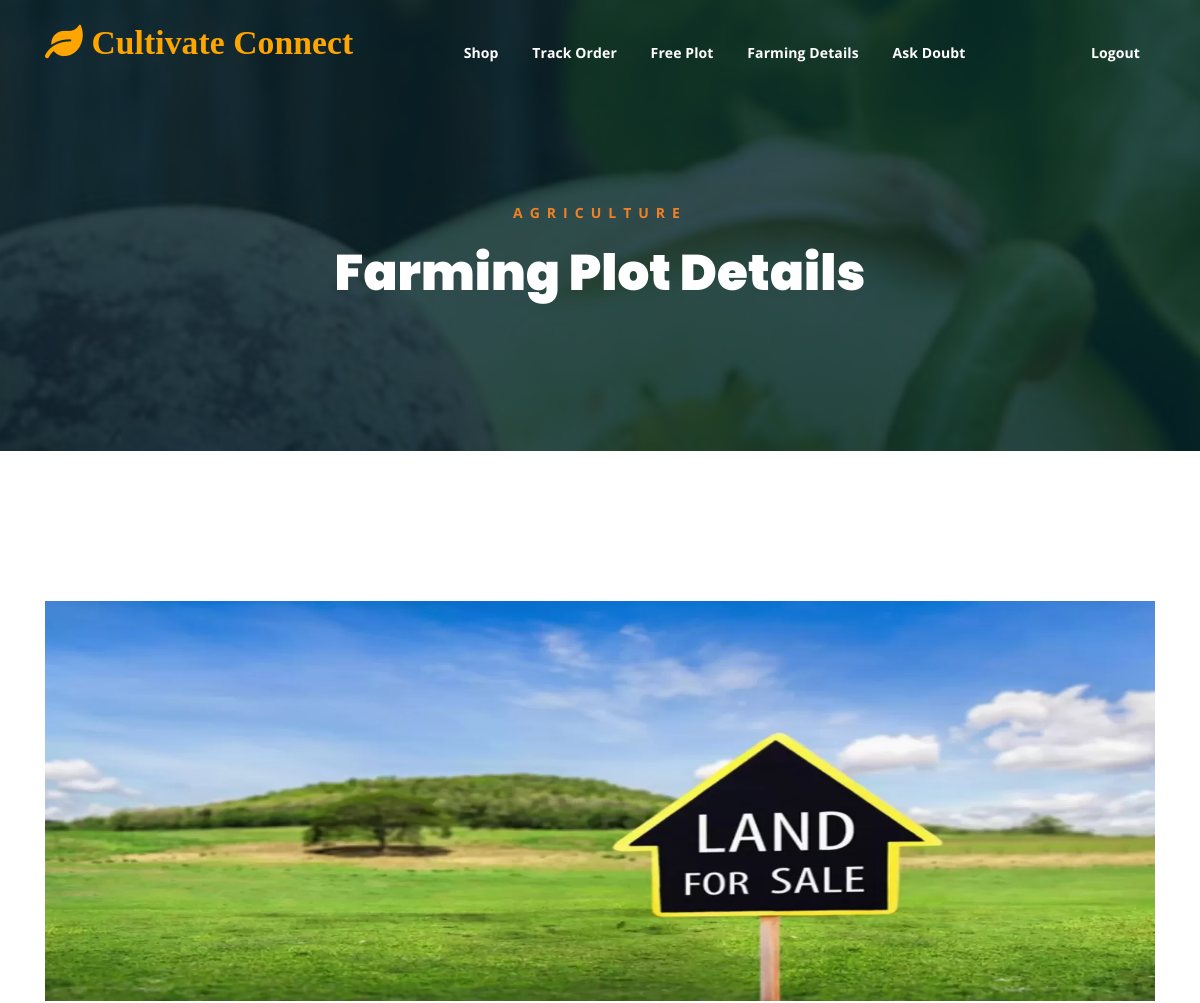
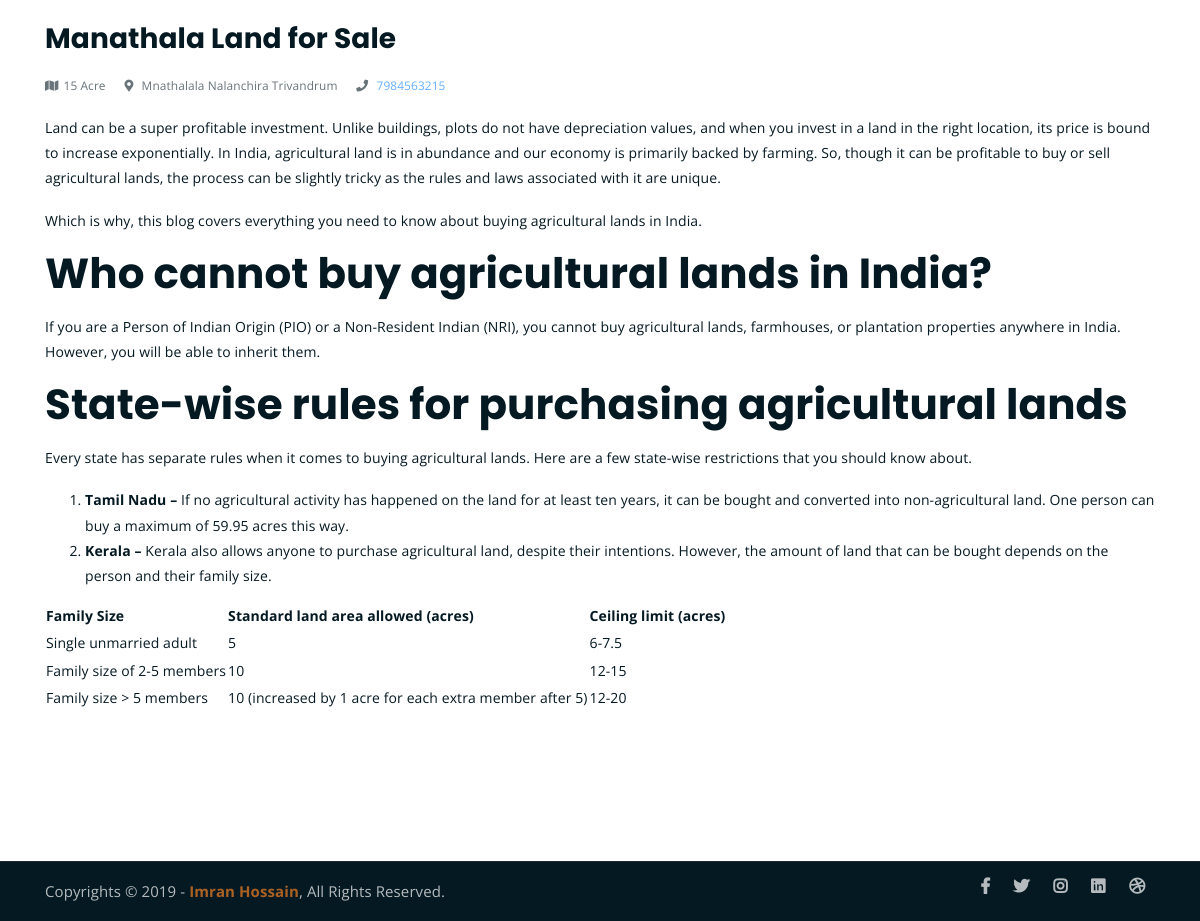
The app's page /user/plot_dt_1.php?mid=1 (signed in) with its own data (2 pictures, top to bottom).
### tables this page shows
CREATE TABLE IF NOT EXISTS `plot` (
  `id` int(11) NOT NULL AUTO_INCREMENT,
  `tit` varchar(150) NOT NULL,
  `ar` varchar(150) NOT NULL,
  `addr` text NOT NULL,
  `desc` text NOT NULL,
  `ph` varchar(150) NOT NULL,
  `oid` varchar(150) NOT NULL,
  `cont` varchar(150) NOT NULL,
  `dis` varchar(150) NOT NULL,
  `st` int(11) NOT NULL,
  PRIMARY KEY (`id`)
);

### user/plot_dt_1.php (the view, shortened to what this page needs)
<?php
include '../connection.php';
$mid=$_GET['mid'];
$sel=mysqli_query($dbcon,"select * from plot where id='$mid'");
    $r=mysqli_fetch_row($sel);
?>
<!DOCTYPE html>
<html lang="en">
<head>
	<link rel="stylesheet" href="../temp/assets/css/all.min.css">
	<link rel="stylesheet" href="../temp/assets/bootstrap/css/bootstrap.min.css">
	<link rel="stylesheet" href="../temp/assets/css/owl.carousel.css">
	<link rel="stylesheet" href="../temp/assets/css/magnific-popup.css">
	<link rel="stylesheet" href="../temp/assets/css/animate.css">
	<link rel="stylesheet" href="../temp/assets/css/meanmenu.min.css">
	<link rel="stylesheet" href="../temp/assets/css/main.css">
	<link rel="stylesheet" href="../temp/assets/css/responsive.css">
</head>
<body>
	<?php
        include 'menu.php';
        ?>
	<div class="breadcrumb-section breadcrumb-bg">
		<div class="container">
			<div class="row">
				<div class="col-lg-8 offset-lg-2 text-center">
					<div class="breadcrumb-text">
						<p>Agriculture</p>
						<h1>Farming Plot Details</h1>
					</div>
				</div>
			</div>
		</div>
	</div>
	<div class="mt-150 mb-150">
		<div class="container">
                    <div class="row">
                        <div class="col-lg-12">
                            <img style="width: 100%;height: 400px" src="../img5/<?php echo $r[5] ?>">
                            <br/><br/>
                            <h3><?php echo $r[1] ?></h3>
                            <p class="blog-meta">
								<span class="author"><i class="fas fa-map"></i><?php echo $r[2] ?></span>
                                                                <span class="author"><i class="fas fa-map-marker-alt"></i> <?php echo $r[3] ?></span>
								<span class="author"><i class="fas fa-phone"></i><a href="tel:<?php echo $r[7] ?>"> <?php echo $r[7] ?></a></span>
                            </p>
                                                        <?php echo $r[4] ?>
                        </div>
                    </div>
		</div>
	</div>
	<div class="copyright">
		<div class="container">
			<div class="row">
				<div class="col-lg-6 col-md-12">
					<p>Copyrights &copy; 2019 - <a href="../temp/https://imransdesign.com/">Imran Hossain</a>,  All Rights Reserved.</p>
				</div>
				<div class="col-lg-6 text-right col-md-12">
					<div class="social-icons">
						<ul>
							<li><a href="../temp/#" target="_blank"><i class="fab fa-facebook-f"></i></a></li>
							<li><a href="../temp/#" target="_blank"><i class="fab fa-twitter"></i></a></li>
							<li><a href="../temp/#" target="_blank"><i class="fab fa-instagram"></i></a></li>
							<li><a href="../temp/#" target="_blank"><i class="fab fa-linkedin"></i></a></li>
							<li><a href="../temp/#" target="_blank"><i class="fab fa-dribbble"></i></a></li>
						</ul>
					</div>
				</div>
			</div>
		</div>
	</div>
</body>
</html>

### temp/assets/css/main.css (style rules this page uses)
html { font-size: 14px; font-weight: 400; line-height: 28px; height: 100%; }
body { font-family: "Open Sans", sans-serif; font-weight: 400; font-size: 1rem; letter-spacing: 0.1px; line-height: 1.8; color: #051922; overflow-x: hidden; }
body img { max-width: 100%; }
a { cursor: pointer; text-decoration: none; -webkit-transition: all 0.2s ease-in-out; -o-transition: all 0.2s ease-in-out; transition: all 0.2s ease-in-out; }
h1, .h1, h2, .h2, h3, .h3, h4, .h4, h5, .h5, h6, .h6 { font-family: "Poppins", sans-serif; font-weight: 700; margin: 0 0 1.25rem 0; color: #051922; }
h1:last-child, .h1:last-child, h2:last-child, .h2:last-child, h3:last-child, .h3:last-child, h4:last-child, .h4:last-child, h5:last-child, .h5:last-child, h6:last-child, .h6:last-child { margin: 0; }
h1, .h1 { font-size: 4rem; font-weight: 700; line-height: 4rem; }
h2, .h2 { font-size: 3rem; font-weight: 700; line-height: 3.25rem; }
h3, .h3 { font-size: 2rem; font-weight: 700; line-height: 2.25rem; }
p { font-family: "Open Sans", sans-serif; font-weight: 400; font-size: 1rem; letter-spacing: 0.1px; line-height: 1.8; color: #051922; margin: 0 0 1.25rem 0; }
p:last-child { margin: 0; }
.mt-150 { margin-top: 150px; }
.mb-150 { margin-bottom: 150px; }
.breadcrumb-bg { background-image: url(../img/breadcrumb-bg.jpg); }
.breadcrumb-text p { color: #F28123; font-weight: 700; text-transform: uppercase; letter-spacing: 7px; }
.breadcrumb-text h1 { font-size: 50px; font-weight: 900; color: #fff; margin: 0; margin-top: 20px; }
.breadcrumb-section { padding: 150px 0; background-size: cover; background-position: center center; position: relative; z-index: 1; background-attachment: fixed; padding-top: 200px; }
.breadcrumb-section:after { position: absolute; left: 0; top: 0; width: 100%; height: 100%; content: ""; background-color: #07212e; z-index: -1; opacity: 0.8; }
.copyright { background-color: #051922; border-top: 1px solid #232a35; }
.copyright p { margin: 0; color: #fff; opacity: 0.7; padding: 16px 0; font-size: 15px; }
.copyright a { color: #F28123; font-weight: 700; }
.social-icons ul { margin: 0; padding: 0; list-style: none; }
.social-icons ul li { display: inline-block; }
.social-icons ul li a { font-size: 16px; color: #fff; opacity: 0.7; padding: 16px 10px; display: block; }
.social-icons ul li a { -webkit-transition: 0.3s; -o-transition: 0.3s; transition: 0.3s; }
html, body { height: 100%; }
p.blog-meta span { margin-right: 15px; opacity: 0.6; color: #051922; font-size: 0.85em; }
p.blog-meta span:last-child { margin-right: 0; }
p.blog-meta span i { margin-right: 5px; }

### records on screen
plot: ph (picture), tit "Manathala Land for Sale", ar "15 Acre", addr "Mnathalala Nalanchira Trivandrum", cont "7984563215", desc "Land can be a super profitable investment. Unlike buildings, plots do not have depreciation values, and when you invest in a land in the right location, its price is bound to increase exponentially. In India, agricultural land is in abundance and our economy is primarily backed by farming. So, though it can be profitable to buy or sell agricultural lands, the process can be slightly tricky as the rules and laws associated with it are unique. Which is why, this blog covers everything you need to know about buying agricultural lands in India. Who cannot buy agricultural lands in India? If you are a Person of Indian Origin (PIO) or a Non-Resident Indian (NRI), you cannot buy agricultural…"

### other values on screen
$title "Cultivate Connect"
